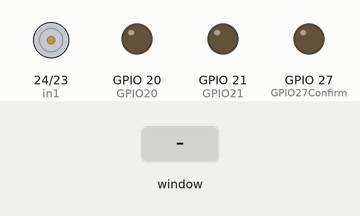
Bench run of a program on a simulated Raspberry Pi (BCM pin numbers). Shown: motor-driver pin pairs drawn as motors (green arrow = first pin HIGH = forward, orange = second pin HIGH = backward, longer = more drive, scaled by the enable pin), output pins drawn as LEDs (lit = HIGH). The inputs (shaded band) are chosen by the test bench. The desktop window is not drawn, its controls go by their first labels and the mouse button is held 0.15 s; pins used as bus, display or sensor lines are not drawn.

Above: at 1.2 s.
1.3 s: control labelled "Projector" in the window clicked
At 2.5 s:
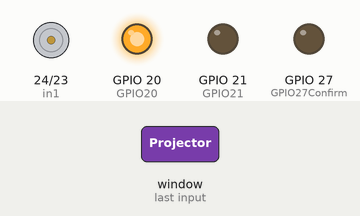
3.3 s: control labelled "Speakers" in the window clicked
At 3.7 s:
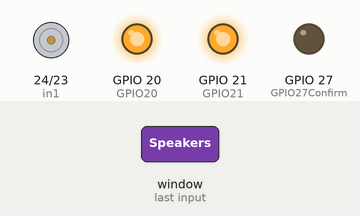
4.8 s: control labelled "UP" in the window clicked
At 6.1 s:
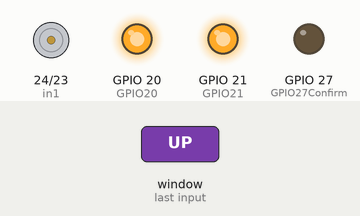
6.4 s: control labelled "DOWN" in the window clicked
At 7.3 s:
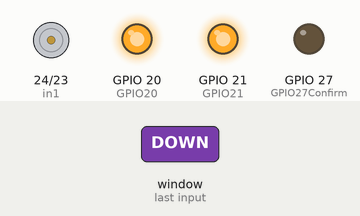
8.0 s: control labelled "Projector" in the window clicked
At 9.7 s:
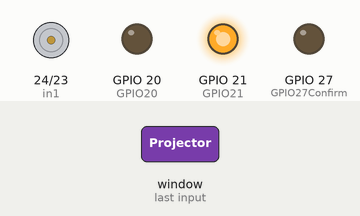
10.3 s: control labelled "DOWN" in the window clicked
At 11.5 s:
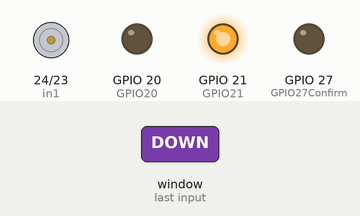
Timing chart, 0 to 12.9 s (numbered marks = the images above; inputs shaded):
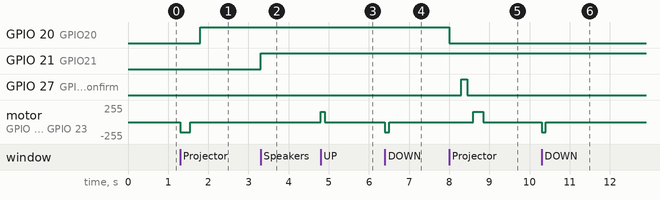

Measured:
- after the input at 1.3 s, GPIO 20 (GPIO20): LOW → HIGH after 0.50 s; motor on GPIO 24 (in1) / GPIO 23 (in2): stopped → backward 153/255 at once, → stopped 0.25 s later
- after the input at 3.3 s, GPIO 21 (GPIO21): LOW → HIGH at once
- after the input at 4.8 s, motor on GPIO 24 (in1) / GPIO 23 (in2): stopped → forward 153/255 at once, → stopped 0.10 s later
- after the input at 6.4 s, motor on GPIO 24 (in1) / GPIO 23 (in2): stopped → backward 153/255 at once, → stopped 0.10 s later
- after the input at 8.0 s, GPIO 20 (GPIO20): HIGH → LOW at once; GPIO 27 (GPIO27Confirm): LOW → HIGH after 0.30 s, → LOW 0.15 s later; motor on GPIO 24 (in1) / GPIO 23 (in2): stopped → forward 153/255 after 0.60 s, → stopped 0.25 s later
- after the input at 10.3 s, motor on GPIO 24 (in1) / GPIO 23 (in2): stopped → backward 153/255 at once, → stopped 0.10 s later

The program:

piCode.py
```python
# tkinter for creating graphical interface(GUI)
# Rpi.GPIO for using the general purpose input/output pins of the Rpi
# sleep for creating delays (or times) to keep motor on, buttons pressed, delays, etc.
import Tkinter as tk
import RPi.GPIO as GPIO
from time import sleep

#declaring the pins we're using for this project
# 20,21 are for relays for fan, and speakers
GPIO21 = 21
GPIO20 = 20
#22,27 for CD4066 IC to mimic pressing the buttons on the projector
GPIO22Power = 22
GPIO27Confirm = 27
#23,24,25, to the lm298 h-bridger to control speed and direction of the motor
in1 = 24
in2 = 23
en = 25
# sets modes of the Rpi pins
GPIO.setmode(GPIO.BCM)
GPIO.setup(GPIO21, GPIO.OUT)
GPIO.setup(GPIO20, GPIO.OUT)
GPIO.setup(GPIO22Power, GPIO.OUT)
GPIO.setup(GPIO27Confirm, GPIO.OUT)
GPIO.setup(in1,GPIO.OUT)
GPIO.setup(in2,GPIO.OUT)
GPIO.setup(en,GPIO.OUT)
# initializes the pins LOW (OFF) for the motor
GPIO.output(in1,GPIO.LOW)
GPIO.output(in2,GPIO.LOW)
# Sets the PWM signal for the motor
p=GPIO.PWM(en,1000)
p.start(60)
# creates the visual interface of the AV system
master = tk.Tk()
master.title("ROBINSON'S AVControl")
master.geometry("350x175")
# initializes the state(on or off) of the speaker and fan
GPIO21_state = True
GPIO20_State = True
# function for turning the speakers on or off. If GPIO_state is'true' it turns on the speakers, changes the state to 'false' and changes the message to asking if you want to turn the speakers off.
def GPIO21button():
  global GPIO21_state
  if GPIO21_state == True:
    GPIO.output(GPIO21, GPIO21_state)
    GPIO21_state = False
    ONlabel = tk.Label(master, text="Turn OFF?", fg="red")
    ONlabel.grid(row=0, column=1)
  else:
    GPIO.output(GPIO21, GPIO21_state)
    GPIO21_state = True
    ONlabel = tk.Label(master, text="Turn ON?", fg="blue")
    ONlabel.grid(row=0, column=1)
#function for the projector to turn on.  This lowers the projector, turns on the projector through the use of the CD4066 to mimic button presses and turns on the fan.
def GPIO20button():
  global GPIO20_State
  if GPIO20_State == True:
                #turn on motor
                GPIO.output(in1,GPIO.LOW)
                GPIO.output(in2,GPIO.HIGH)
                sleep(.25)
                #turns off motor
                GPIO.output(in1,GPIO.LOW)
                GPIO.output(in2,GPIO.LOW)
                sleep(.25)
                GPIO.output(GPIO20, GPIO20_State)
                GPIO20_State = False
                # mimics button press for 15 milliseconds
                GPIO.output(GPIO22Power,GPIO.HIGH)
                sleep(0.15)
                # 'releases' the button
                GPIO.output(GPIO22Power,GPIO.LOW)
                # changes the message next to the button
                OFFlabel = tk.Label(master, text="Turn OFF?", fg="red")
                OFFlabel.grid(row=4, column=1)
  else:
                # turns off the projector, turns off the fan, etc.
                GPIO.output(GPIO20, GPIO20_State)
                GPIO20_State = True
                GPIO.output(GPIO22Power,GPIO.HIGH)
                sleep(0.15)
                GPIO.output(GPIO22Power,GPIO.LOW)
                sleep(0.15)
                GPIO.output(GPIO27Confirm,GPIO.HIGH)
                sleep(0.15)
                GPIO.output(GPIO27Confirm,GPIO.LOW)
                OFFlabel = tk.Label(master, text="Turn ON?", fg="blue")
                OFFlabel.grid(row=4, column=1)
                sleep(0.15)
                GPIO.output(in1,GPIO.HIGH)
                GPIO.output(in2,GPIO.LOW)
                sleep(.25)
                GPIO.output(in1,GPIO.LOW)
                GPIO.output(in2,GPIO.LOW)
# up and down buttons for adjusting the vertical angle of the projector by moving the motor.  motor stays on for 1 millisecond at a time
def upButton():
                GPIO.output(in1,GPIO.HIGH)
                GPIO.output(in2,GPIO.LOW)
                sleep(0.1)
                GPIO.output(in1,GPIO.LOW)
                GPIO.output(in2,GPIO.LOW)
def downButton():
                GPIO.output(in1,GPIO.LOW)
                GPIO.output(in2,GPIO.HIGH)
                sleep(0.1)
                GPIO.output(in1,GPIO.LOW)
                GPIO.output(in2,GPIO.LOW)

# creates the interface (GUI)
ONbutton = tk.Button(master, text="Speakers", bg="blue",fg="white", command=GPIO21button)
ONbutton.grid(row=0, column=0)
ONbutton.config( height = 2, width = 7)
Blanklabel1 = tk.Label(master, text="                         ")
Blanklabel1.grid(row=0, column=1)
OFFbutton = tk.Button(master, text="Projector",bg="blue" ,fg="white", command=GPIO20button)
OFFbutton.grid(row=4, column=0)
OFFbutton.config( height = 2, width = 7)
Blanklabel2 = tk.Label(master, text="                         ")
Blanklabel2.grid(row=2, column=1)
Upbutton = tk.Button(master, text="UP",bg="grey", command=upButton)
Upbutton.grid(row=0, column=20)
Upbutton.config( height = 3, width = 3)
Blanklabel4 = tk.Label(master, text="                         ")
Blanklabel4.grid(row=1, column=1)
Blanklabel3 = tk.Label(master, text="Adjust Projector Angle")
Blanklabel3.grid(row=2, column=20)
Blanklabel5 = tk.Label(master, text="                         ")
Blanklabel5.grid(row=3, column=1)
Downbutton = tk.Button(master, text="DOWN",bg="grey", command=downButton)
Downbutton.grid(row=4, column=20)
Downbutton.config( height = 3, width = 3)
master.mainloop()
```
